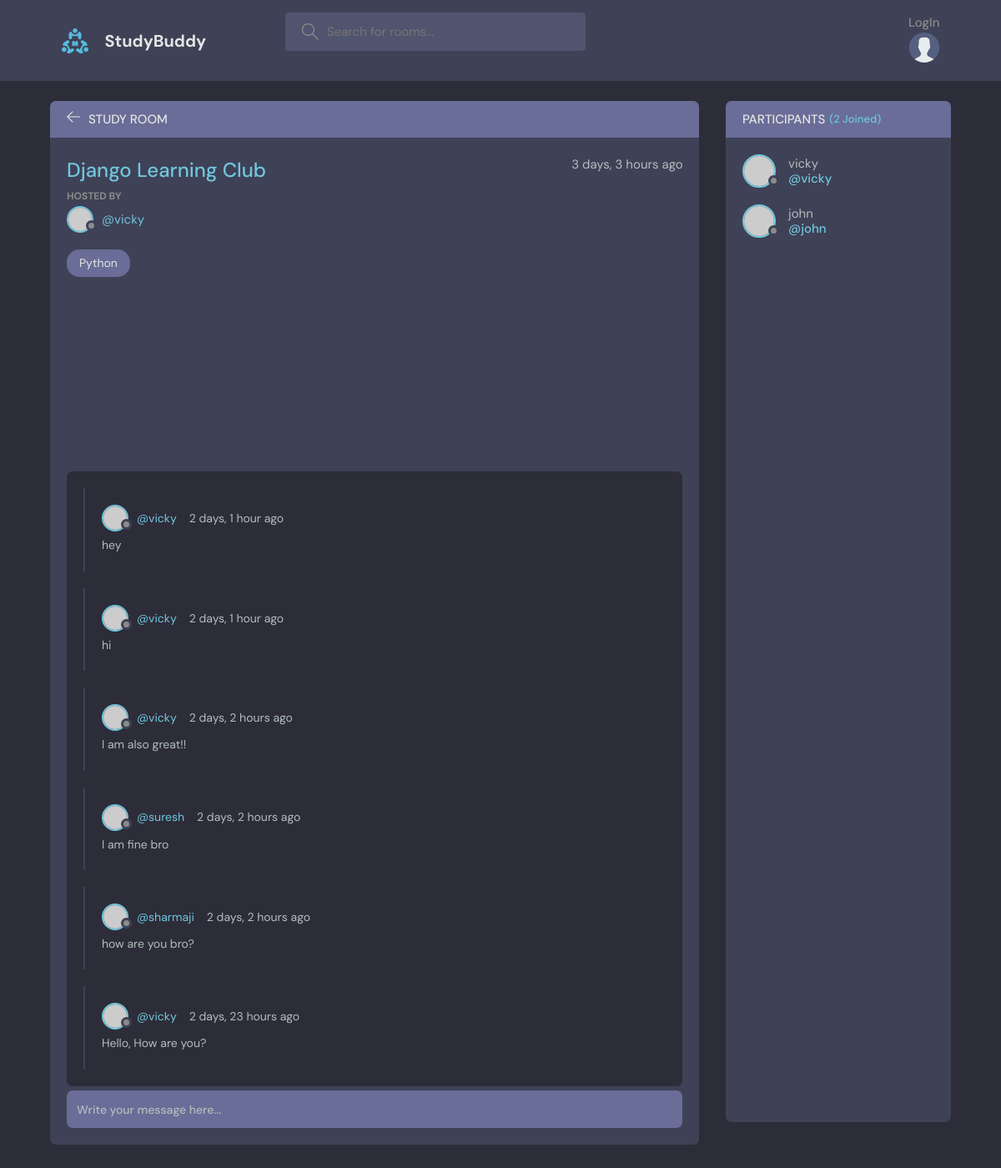
The page /room/2/ on the database as committed earlier.
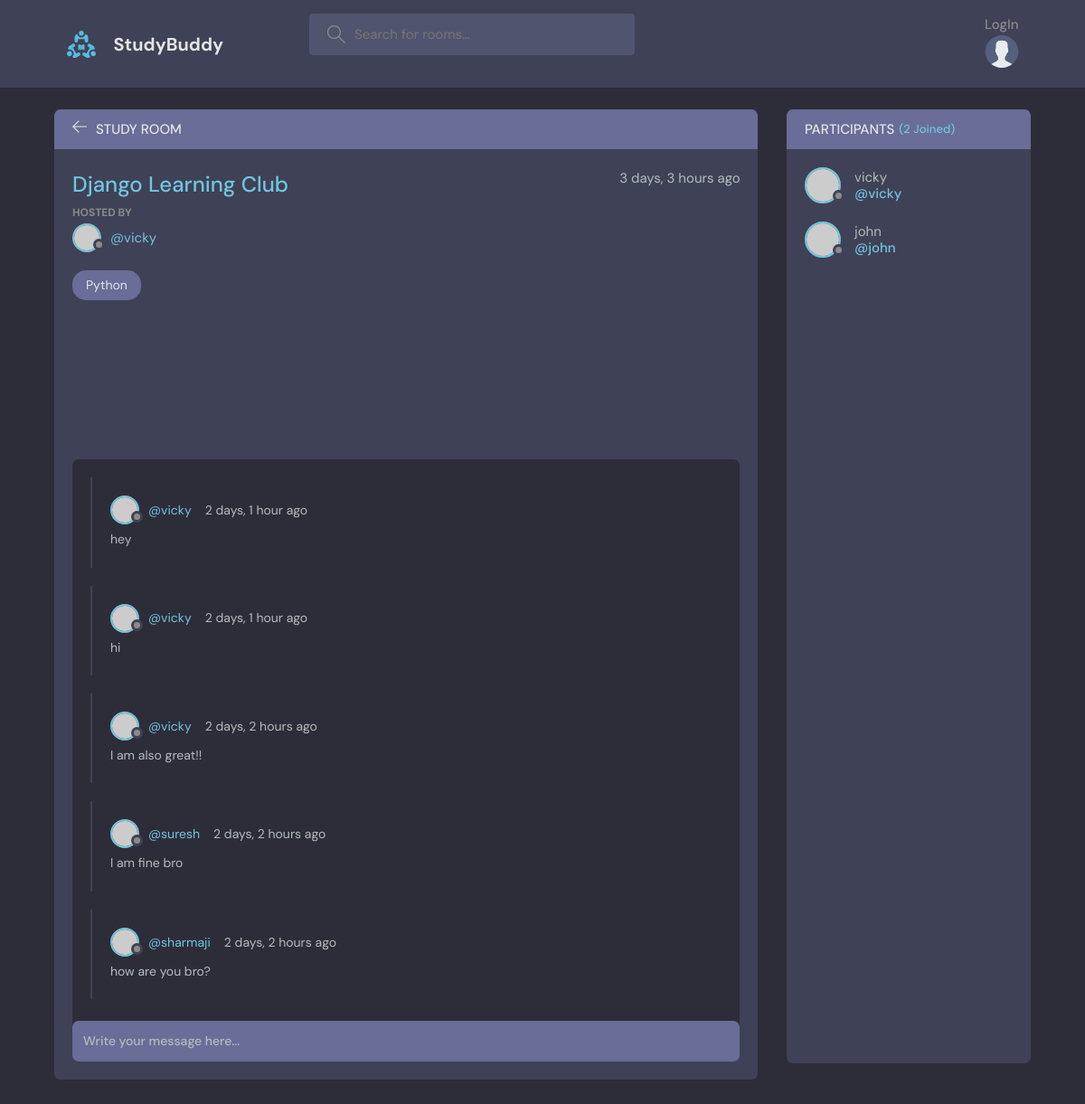
The same page on the database as committed later.
### study/models.py (models this page shows, shortened)
class Message(models.Model):
    user = models.ForeignKey(User, on_delete=models.CASCADE)
    room = models.ForeignKey(Room, on_delete=models.CASCADE)
    body = models.TextField()
    updated = models.DateTimeField(auto_now=True)
    created = models.DateTimeField(auto_now_add=True)
    class Meta:
        ordering = ['-updated','-created']

### study/views.py (the view, shortened to what this page needs)
# urls.py: path('room/<str:pk>/', views.room, name="room"),
def room(request,pk):
    room = Room.objects.get(id=pk)
    room_messages = room.message_set.all().order_by('-created')
    participants = room.participants.all()
    context = {'room': room, 'room_messages': room_messages, 'participants':participants}
    return render(request, 'study/room.html', context)

### study/models.py (called while the page is built)
    def __str__(self):
        return self.name

### study/templates/study/room.html (shortened to what this page needs)
{% extends 'main.html' %}
{% block content%}
<main class="profile-page layout layout--2">
  <div class="container">
    <div class="room">
      <div class="room__top">
        <div class="room__topLeft">
          <a href="{% url 'home'%}">
            <svg version="1.1" xmlns="http://www.w3.org/2000/svg" width="32" height="32" viewBox="0 0 32 32">
              <title>arrow-left</title>
              <path
                d="M13.723 2.286l-13.723 13.714 13.719 13.714 1.616-1.611-10.96-10.96h27.625v-2.286h-27.625l10.965-10.965-1.616-1.607z">
              </path>
            </svg>
          </a>
          <h3>Study Room</h3>
        </div>
      </div>
      <div class="room__box scroll">
        <div class="room__header scroll">
          <div class="room__info">
            <h3>{{room.name}}</h3>
            <span>{{room.created|timesince}} ago</span>
          </div>
          <div class="room__hosted">
            <p>Hosted By</p>
            <a href="{% url 'user-profile' room.host.id %}" class="room__author">
              <div class="avatar avatar--small">
                <img src="https://randomuser.me/api/portraits/men/37.jpg" />
              </div>
              <span>@{{room.host.username}}</span>
            </a>
          </div>
          <span class="room__topics">{{room.topic}}</span>
        </div>
        <div class="room__conversation">
          <div class="threads scroll">
            {% for message in room_messages%}
            <div class="thread">
              <div class="thread__top">
                <div class="thread__author">
                  <a href="{% url 'user-profile' message.user.id %}" class="thread__authorInfo">
                    <div class="avatar avatar--small">
                      <img src="https://randomuser.me/api/portraits/men/37.jpg" />
                    </div>
                    <span>@{{message.user.username}}</span>
                  </a>
                  <span class="thread__date">{{message.created| timesince}} ago</span>
                </div>
              </div>
              <div class="thread__details">
                {{message.body}}
              </div>
            </div>
            {% endfor %}
          </div>
        </div>
      </div>
      <div class="room__message">
        <form action="" method = "POST">
          <input name="body" placeholder="Write your message here..." /></form>
      </div>
    </div>
    <div class="participants">
      <h3 class="participants__top">Participants <span>({{participants.count}} Joined)</span></h3>
      <div class="participants__list scroll">
        {% for user in participants %}
        <a href="{%url 'user-profile' user.id %}" class="participant">
          <div class="avatar avatar--medium">
            <img src="https://randomuser.me/api/portraits/men/37.jpg" />
          </div>
          <p>
            {{user.username}}
            <span>@{{user.username}}</span>
          </p>
        </a>
        {% endfor %}
      </div>
    </div>
  </div>
</main>
{% endblock content%}

Rows that differ between the two databases and show on the page:
removed Message: user.username "vicky", created "2 days, 23 hours", body "Hello, How are you?"
